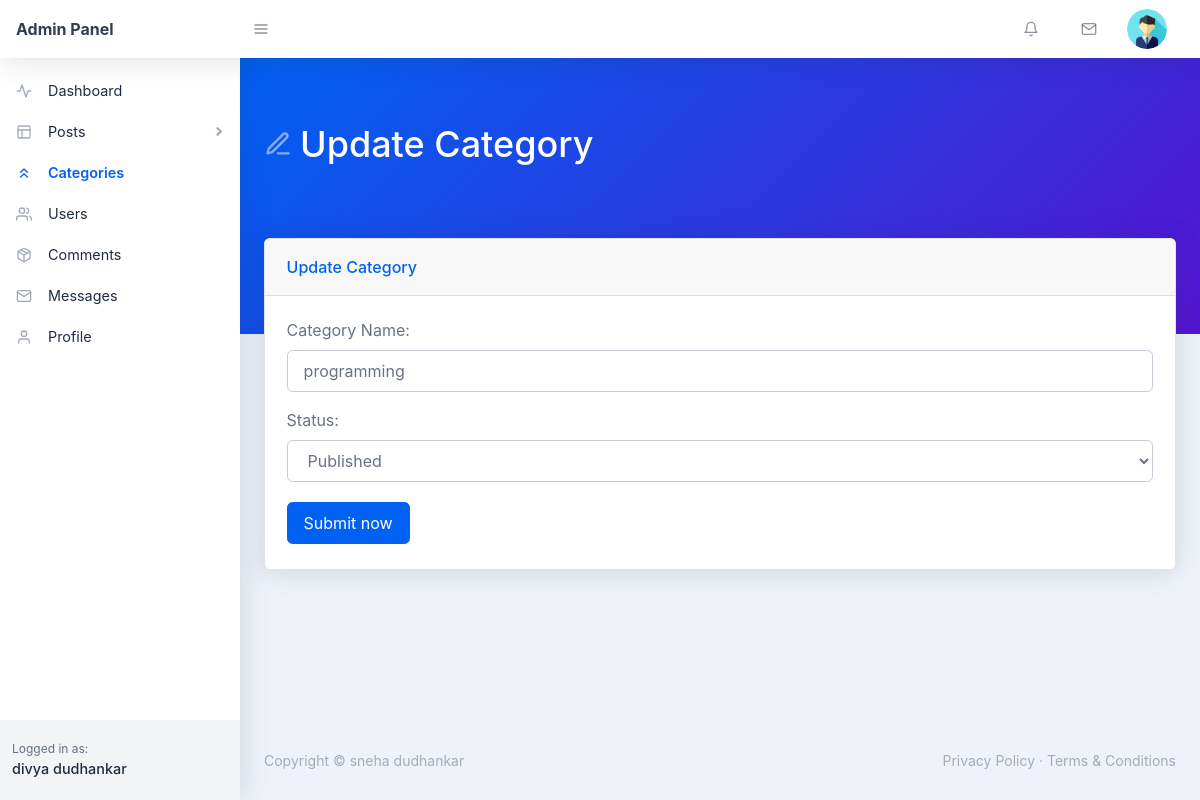
The page /backend/edit-category.php?id=2 (signed in) on the database its author committed.
### tables this page shows
CREATE TABLE `users` (
  `user_id` int(11) NOT NULL,
  `user_name` varchar(255) NOT NULL,
  `user_nickname` varchar(255) NOT NULL,
  `user_email` varchar(255) NOT NULL,
  `user_password` varchar(255) NOT NULL,
  `user_photo` text NOT NULL,
  `registered_on` varchar(255) NOT NULL,
  `user_role` varchar(255) NOT NULL DEFAULT 'Subscriber'
);

CREATE TABLE `categories` (
  `category_id` int(11) NOT NULL,
  `category_name` varchar(255) NOT NULL,
  `category_total_posts` int(11) NOT NULL,
  `total_posts_views` int(11) NOT NULL,
  `category_status` varchar(11) NOT NULL DEFAULT 'Published',
  `created_on` date NOT NULL,
  `created_by` varchar(155) NOT NULL
);

### backend/edit-category.php (the view, shortened to what this page needs)
<?php require_once('./includes/header.php'); ?>
    <body class="nav-fixed">
        <?php require_once('./includes/top-navbar.php'); ?>
        <div id="layoutSidenav">
            <div id="layoutSidenav_nav">
                <?php
                    $curr_page = basename(__FILE__);
                    require_once("./includes/left-sidebar.php");
                ?>
            </div>
            <div id="layoutSidenav_content">
                <main>
                    <div class="page-header pb-10 page-header-dark bg-gradient-primary-to-secondary">
                        <div class="container-fluid">
                            <div class="page-header-content">
                                <h1 class="page-header-title">
                                    <div class="page-header-icon"><i data-feather="edit-3"></i></div>
                                    <span>Update Category</span>
                                </h1>
                            </div>
                        </div>
                    </div>
                    <div class="container-fluid mt-n10">
                        <div class="card mb-4">
                            <div class="card-header">Update Category</div>
                            <?php
                                $sql = "SELECT * FROM categories WHERE category_id = :id";
                                $stmt = $pdo->prepare($sql);
                                $stmt->execute([
                                    ':id' => $_GET['id']
                                ]);
                                $categories = $stmt->fetch(PDO::FETCH_ASSOC);
                                $category_title = $categories['category_name'];
                                $category_status = $categories['category_status'];
                            ?>
                            <div class="card-body">
                                <form action="edit-category.php?id=<?php echo $_GET['id']; ?>" method="POST">
                                    <div class="form-group">
                                        <label for="cat-title">Category Name:</label>
                                        <input value="<?php echo $category_title; ?>" name="category-title" class="form-control" id="cat-title" type="text" placeholder="Category Name..." />
                                    </div>
                                    <div class="form-group">
                                        <label for="cat-status">Status:</label>
                                        <select name="category-status" class="form-control" id="cat-status">
                                            <option value="Published" <?php echo $category_status=='Published'?'selected':'';  ?>>Published</option>
                                        </select>
                                    </div>
                                    <button name="update-category" class="btn btn-primary mr-2 my-1" type="submit">Submit now</button>
                                </form>
                            </div>
                        </div>
                    </div>
                </main>
 <?php require_once('./includes/footer.php'); ?>

### backend/includes/top-navbar.php (shortened to what this page needs)
<nav class="topnav navbar navbar-expand shadow navbar-light bg-white" id="sidenavAccordion">
    <a class="navbar-brand d-none d-sm-block" href="index.php">Admin Panel</a><button class="btn btn-icon btn-transparent-dark order-1 order-lg-0 mr-lg-2" id="sidebarToggle" href="#"><i data-feather="menu"></i></button>
    <ul class="navbar-nav align-items-center ml-auto">
        <li class="nav-item dropdown no-caret mr-3 dropdown-notifications">
            <a class="btn btn-icon btn-transparent-dark dropdown-toggle" id="navbarDropdownAlerts" href="comments.php" role="button" data-toggle="dropdown" aria-haspopup="true" aria-expanded="false">
                <i data-feather="bell"></i>
            </a>
        </li>
        <li class="nav-item dropdown no-caret mr-3 dropdown-notifications">
            <a class="btn btn-icon btn-transparent-dark dropdown-toggle" id="navbarDropdownMessages" href="#" role="button" data-toggle="dropdown" aria-haspopup="true" aria-expanded="false">
                <i data-feather="mail"></i>
            </a>
        </li>
        <?php
            if(isset($_COOKIE['_uid_'])) {
                $user_id = base64_decode($_COOKIE['_uid_']);
            } else if(isset($_SESSION['user_id'])) {
                $user_id = $_SESSION['user_id'];
            } else {
                $user_id = -1;
            }
            $sql = "SELECT * FROM users WHERE user_id = :id";
            $stmt = $pdo->prepare($sql);
            $stmt->execute([
                ':id' => $user_id
            ]);
            $user = $stmt->fetch(PDO::FETCH_ASSOC);
            $user_photo = $user['user_photo'];
        ?>
        <li class="nav-item dropdown no-caret mr-3 dropdown-user">
            <a class="btn btn-icon btn-transparent-dark dropdown-toggle" id="navbarDropdownUserImage" href="javascript:void(0);" role="button" data-toggle="dropdown" aria-haspopup="true" aria-expanded="false"><img class="img-fluid" src="./assets/img/<?php echo $user_photo; ?>"/></a>
        </li>
    </ul>
</nav>

### backend/includes/left-sidebar.php (shortened to what this page needs)
<nav class="sidenav shadow-right sidenav-light">
    <div class="sidenav-menu">
        <div class="nav accordion" id="accordionSidenav">
            <?php
                if($curr_page == 'index.php') { ?>
                    <a class="nav-link collapsed pt-4 active" href="index.php">
                        <div class="nav-link-icon"><i data-feather="activity"></i></div>
                        Dashboard
                    </a>
                <?php } else { ?>
                    <a class="nav-link collapsed pt-4" href="index.php">
                        <div class="nav-link-icon"><i data-feather="activity"></i></div>
                        Dashboard
                    </a>
                <?php }
            ?>
            <?php
                if($curr_page == "all-posts.php" || $curr_page == 'new-page.php') { ?>
                    <a class="nav-link" href="javascript:void(0);" data-toggle="collapse" data-target="#collapseLayouts" aria-expanded="true" aria-controls="collapseLayouts"><div class="nav-link-icon"><i data-feather="layout"></i></div>
                        Posts
                        <div class="sidenav-collapse-arrow"><i class="fas fa-angle-down"></i></div>
                    </a>
                    <div class="collapse show" id="collapseLayouts" data-parent="#accordionSidenav">
                        <nav class="sidenav-menu-nested nav accordion" id="accordionSidenavLayout">
                            <a class="nav-link" href="all-post.php">All Posts</a>
                            <a class="nav-link" href="add-new.php">Add New Post</a>
                        </nav>
                    </div>
               <?php } else { ?>
                    <a class="nav-link collapsed" href="javascript:void(0);" data-toggle="collapse" data-target="#collapseLayouts" aria-expanded="false" aria-controls="collapseLayouts"><div class="nav-link-icon"><i data-feather="layout"></i></div>
                        Posts
                        <div class="sidenav-collapse-arrow"><i class="fas fa-angle-down"></i></div>
                    </a>
               <?php }
            ?>
            <?php
                if($curr_page == 'new-category.php' || $curr_page == 'categories.php' || $curr_page == 'edit-category.php') { ?>
                    <a class="nav-link active" href="categories.php" ><div class="nav-link-icon"><i data-feather="chevrons-up"></i></div>
                        Categories
                    </a>
               <?php } else { ?>
                    <a class="nav-link" href="categories.php" ><div class="nav-link-icon"><i data-feather="chevrons-up"></i></div>
                        Categories
                    </a>
               <?php }
            ?>
            <?php
                if($curr_page == 'user-update.php' || $curr_page == 'new-user.php' || $curr_page == 'users.php') { ?>
                    <a class="nav-link active" href="users.php" ><div class="nav-link-icon"><i data-feather="users"></i></div>
                        Users
                    </a>
                <?php } else { ?>
                    <a class="nav-link" href="users.php" ><div class="nav-link-icon"><i data-feather="users"></i></div>
                        Users
                    </a>
                <?php }
            ?>
            <a class="nav-link" href="comments.php" ><div class="nav-link-icon"><i data-feather="package"></i></div>
                Comments
            </a>
            <?php
                if($curr_page == 'messages.php' || $curr_page == 'reply.php') { ?>
                    <a class="nav-link active" href="messages.php" ><div class="nav-link-icon"><i data-feather="mail"></i></div>
                        Messages
                    </a>
               <?php } else { ?>
                    <a class="nav-link" href="messages.php" ><div class="nav-link-icon"><i data-feather="mail"></i></div>
                        Messages
                    </a>
              <?php }
            ?>
            <a class="nav-link" href="profile.php" ><div class="nav-link-icon"><i data-feather="user"></i></div>
                Profile
            </a>
        </div>
    </div>
    <div class="sidenav-footer">
        <div class="sidenav-footer-content">
            <div class="sidenav-footer-subtitle">Logged in as:</div>
            <?php
                if(isset($_COOKIE['_uid_'])) {
                    $user_id = base64_decode($_COOKIE['_uid_']);
                } else if(isset($_SESSION['user_id'])) {
                    $user_id = $_SESSION['user_id'];
                } else {
                    $user_id = -1;
                }
                $sql = "SELECT * FROM users WHERE user_id = :id";
                $stmt = $pdo->prepare($sql);
                $stmt->execute([
                    ':id' => $user_id
                ]);
                $user = $stmt->fetch(PDO::FETCH_ASSOC);
                $user_name = $user['user_name'];
            ?>
            <div class="sidenav-footer-title"><?php echo $user_name; ?></div>
        </div>
    </div>
</nav>

### rows shown on the page
users: user_photo (placeholder picture), user_name "divya dudhankar"
categories: category-title "programming", category-status "Published"
